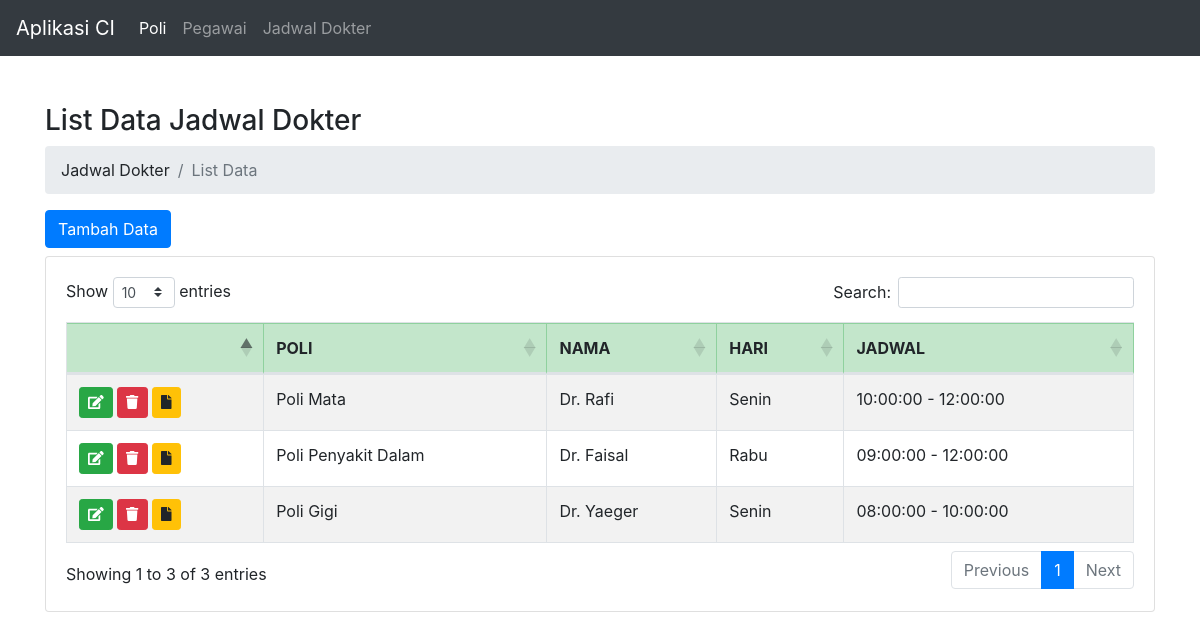
Page /index.php/jadwal on the committed database.
### tables this page shows
CREATE TABLE `jadwal_dokter`  (
  `id` int(10) NOT NULL AUTO_INCREMENT,
  `id_pegawai` int(11) NULL DEFAULT NULL,
  `id_hari` int(11) NULL DEFAULT NULL,
  `jam_mulai` time NULL DEFAULT NULL,
  `jam_berakhir` time NULL DEFAULT NULL,
  `created_at` timestamp NULL DEFAULT NULL,
  `updated_at` timestamp NULL DEFAULT NULL,
  PRIMARY KEY (`id`) USING BTREE,
  INDEX `id_pegawai`(`id_pegawai`) USING BTREE,
  INDEX `id_hari`(`id_hari`) USING BTREE,
  CONSTRAINT `jadwal_dokter_ibfk_2` FOREIGN KEY (`id_hari`) REFERENCES `hari` (`id`) ON DELETE CASCADE ON UPDATE NO ACTION,
  CONSTRAINT `jadwal_dokter_ibfk_3` FOREIGN KEY (`id_pegawai`) REFERENCES `pegawai` (`id`) ON DELETE CASCADE ON UPDATE NO ACTION
);

CREATE TABLE `poli`  (
  `id` int(10) NOT NULL AUTO_INCREMENT,
  `nama` varchar(255) NULL DEFAULT NULL,
  `created_at` timestamp NULL DEFAULT NULL,
  `updated_at` timestamp NULL DEFAULT NULL,
  PRIMARY KEY (`id`) USING BTREE
);

CREATE TABLE `pegawai`  (
  `id` int(10) NOT NULL AUTO_INCREMENT,
  `id_poli` int(10) NULL DEFAULT NULL,
  `nama` varchar(255) NULL DEFAULT NULL,
  `created_at` timestamp NULL DEFAULT NULL,
  `updated_at` timestamp NULL DEFAULT NULL,
  PRIMARY KEY (`id`) USING BTREE,
  INDEX `id_poli`(`id_poli`) USING BTREE,
  CONSTRAINT `pegawai_ibfk_1` FOREIGN KEY (`id_poli`) REFERENCES `poli` (`id`) ON DELETE CASCADE ON UPDATE NO ACTION
);

CREATE TABLE `hari`  (
  `id` int(11) NOT NULL,
  `nama` varchar(255) NULL DEFAULT NULL,
  PRIMARY KEY (`id`) USING BTREE
);

### application/controllers/Jadwal.php (called while the page is built, shortened)
<?php
class Jadwal extends CI_Controller
{
    public function __construct()
    {
        $this->load->model("M_jadwal");
        $this->load->model("M_pegawai");
        $this->load->model("M_hari");
    }
    public function index()
    {
        $data["title"] = "List Data Jadwal Dokter";
        $data["data_jadwal"] = $this->M_jadwal->getAll();
        $this->load->view('templates/header', $data);
        $this->load->view('templates/menu');
        $this->load->view('jadwal/index', $data);
        $this->load->view('templates/footer');
    }
}

### index.php (called while the page is built, shortened)
<?php
require_once BASEPATH.'core/CodeIgniter.php';

### application/models/m_jadwal.php (called while the page is built, shortened)
<?php
class M_jadwal extends CI_Model
{
    private $table = 'jadwal_dokter';
    public function getAll()
    {
        $this->db->select('jadwal_dokter.id, pegawai.nama, hari.nama as hari, jam_mulai, jam_berakhir, poli.nama as poli');
        $this->db->from($this->table);
        $this->db->join('pegawai', 'jadwal_dokter.id_pegawai = pegawai.id');
        $this->db->join('hari', 'jadwal_dokter.id_hari = hari.id');
        $this->db->join('poli', 'pegawai.id_poli = poli.id');
        $this->db->order_by("id", "desc");
        $query = $this->db->get();
        return $query->result();
    }
}

### application/views/jadwal/index.php (the view, shortened to what this page needs)
<div class="container pt-5">
    <h3><?= $title ?></h3>
    <nav aria-label="breadcrumb">
        <ol class="breadcrumb ">
            <li class="breadcrumb-item"><a>Jadwal Dokter</a></li>
            <li class="breadcrumb-item active" aria-current="page">List Data</li>
        </ol>
    </nav>
    <div class="row">
        <div class="col-md-12">
            <a class="btn btn-primary mb-2" href="<?= base_url('jadwal/add'); ?>">Tambah Data</a>
            <div class="card">
                <div class="card-body">
                    <div class="table-responsive">
                        <table class="table table-striped table-bordered table-hover" id="tableJadwal">
                            <thead>
                                <tr class="table-success">
                                    <th></th>
                                    <th>POLI</th>
                                    <th>NAMA</th>
                                    <th>HARI</th>
                                    <th>JADWAL</th>
                                </tr>
                            </thead>
                            <tbody>
                                <?php foreach ($data_jadwal as $row) : ?>
                                    <tr>
                                        <td>
                                            <a href="<?= site_url('jadwal/edit/' . $row->id) ?>" class="btn btn-success btn-sm"><i class="fa fa-edit"></i> </a>
                                            <a href="javascript:void(0);" data="<?= $row->id ?>" class="btn btn-danger btn-sm item-delete"><i class="fa fa-trash"></i> </a>
                                            <a href="<?= site_url('jadwal/export/' . $row->id) ?>" class="btn btn-warning btn-sm"><i class="fa fa-file"></i> </a>
                                        </td>
                                        <td><?= $row->poli ?></td>
                                        <td><?= $row->nama ?></td>
                                        <td><?= $row->hari ?></td>
                                        <td><?= $row->jam_mulai ?> - <?= $row->jam_berakhir ?></td>
                                    </tr>
                                <?php endforeach; ?>
                            </tbody>
                        </table>
                    </div>
                </div>
            </div>
        </div>
    </div>
</div>

### application/views/templates/header.php (shortened to what this page needs)
<!DOCTYPE html>
<html lang="en">
<head>
    <link rel="stylesheet" href="https://maxcdn.bootstrapcdn.com/bootstrap/4.5.2/css/bootstrap.min.css">
    <link rel="stylesheet" href="https://cdnjs.cloudflare.com/ajax/libs/font-awesome/5.15.3/css/all.min.css" />
    <link rel="stylesheet" href="https://cdn.datatables.net/1.10.24/css/dataTables.bootstrap4.min.css">
</head>
<body>

### application/views/templates/menu.php (shortened to what this page needs)
<nav class="navbar navbar-expand-md bg-dark navbar-dark">
    <a class="navbar-brand" href="#">Aplikasi CI</a>
    <div class="collapse navbar-collapse" id="collapsibleNavbar">
        <ul class="navbar-nav">
            <li class="nav-item active">
                <a class="nav-link" href="<?= base_url('poli'); ?>">Poli</a>
            </li>
            <li class="nav-item">
                <a class="nav-link" href="<?= base_url('pegawai'); ?>">Pegawai</a>
            </li>
            <li class="nav-item">
                <a class="nav-link" href="<?= base_url('jadwal'); ?>">Jadwal Dokter</a>
            </li>
        </ul>
    </div>
</nav>

### application/views/templates/footer.php
</body>
</html>

### rows in the picture
jadwal_dokter: poli.nama "Poli Mata", id_pegawai.nama "Dr. Rafi", id_hari.nama "Senin", jam_mulai "10:00:00", jam_berakhir "12:00:00"
jadwal_dokter: poli.nama "Poli Penyakit Dalam", id_pegawai.nama "Dr. Faisal", id_hari.nama "Rabu", jam_mulai "09:00:00", jam_berakhir "12:00:00"
jadwal_dokter: poli.nama "Poli Gigi", id_pegawai.nama "Dr. Yaeger", id_hari.nama "Senin", jam_mulai "08:00:00", jam_berakhir "10:00:00"

### other values in the picture
$title "List Data Jadwal Dokter"
